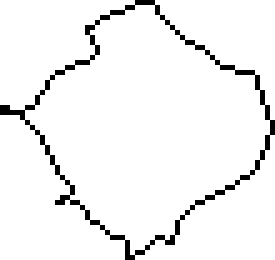
%> input picture data/cuts/amostra101 - 4.bmp, 55 x 52 px (shown 5 times larger); its folder holds only this picture in this run
$ octave --eval "extract_all_features;"   (GNU Octave 9; MATLAB toolbox functions it lacks are replaced by stand-ins)
%> lines starting %> are read from the running program, lines starting %| are printed output that depends on the picture; in (x1, y1, x2, y2) boxes, pixels count from 0 and x2, y2 are one past the last pixel; in counts of white or black regions, pixels touching at a corner belong together; the program's own positions count from 1
### src/feature_extraction/extract_features.m
%Extract features of the damages contours
%   extract_features(feature_type,parameters) extracts and saves features of the damages
%       feature_type -- which feature extraction method will be used
%           options:
%               cn (complex network)
%               fr (fourier)
%               wv (wavelets)
%               zn (zernike moments)
%       parameters -- dic with the parameters needed for the extraction method
%           options:
%               cn : threshoulds of complex network and type of feature to extract from the complex network (k,m,h,e,p)
%               fr : number of descriptors to extract
%               wv : wavelet family, number of wavelets coefficients, percent of the coefficients to consider descriptors
%               zn : degree of the zernike moments
%
%       save the features in folder ../../data/features/
%
%Author:
%   Suellen Almeida <susilvaalmeida@gmail.com>

function extract_features(feature_type,parameters)
%> called with feature_type = 'cn'
    features_folder = '../../data/features/';

    damages_folder = '../../data/cuts/';
    damages_images = dir([damages_folder '*.bmp']);
    N = length(damages_images);

    matrix = [];
    damage_count = 0;
    filename = '';

    for i = 1:N
        img = imread([damages_folder damages_images(i).name]);
%> img is the input picture: size 52x55 uint8; 94.9% white; black in thin lines or dots

        image_index = strsplit(damages_images(i).name);
        image_index = strrep(image_index{1}, 'amostra', '');
        image_index = eval(image_index);

        sample_index = strsplit(damages_images(i).name);
        sample_index = strsplit(sample_index{3},'.');
        sample_index = eval(sample_index{1});

        if(strcmp(feature_type,'cn'))
            metrics = parameters{4};
            smetrics = [];
            if (sum([metrics{:}] == 'K') == 1) smetrics = [smetrics 'k']; end
            if (sum([metrics{:}] == 'M') == 1) smetrics = [smetrics 'm']; end
            if (sum([metrics{:}] == 'E') == 1) smetrics = [smetrics 'e']; end
            if (sum([metrics{:}] == 'H') == 1) smetrics = [smetrics 'h']; end
            if (sum([metrics{:}] == 'P') == 1) smetrics = [smetrics 'p']; end
            filename = sprintf('cn_%s_%03.f_%03.f_%03d',smetrics,100*parameters{1},100*parameters{2},parameters{3});
            descriptors = cn_descriptors(img,[parameters{1},parameters{2},parameters{3}], smetrics);
        elseif(strcmp(feature_type,'fr'))
            filename = sprintf('fr_%03d',parameters{1});
            descriptors = fourier_descriptors(img,parameters{1});
        elseif(strcmp(feature_type,'zn'))
            filename = sprintf('zn_%03d',parameters{1});
            descriptors = zernike_descriptors(img,parameters{1});
        elseif(strcmp(feature_type,'wv'))
            filename = sprintf('wv_%s_%03d_%03.f',parameters{1},parameters{2},parameters{3}*100);
            descriptors = wavelet_descriptors(img,parameters{1},parameters{2},parameters{3});
        end

        target_class = get_label(image_index,sample_index);
        if isempty(target_class)
            continue;
        end
        descriptors = [descriptors image_index sample_index target_class];
        matrix = [matrix; descriptors];

        damage_count = damage_count+1;
    end

    [tmp,scale_factor] = mapminmax(matrix(:,1:end-3)');
    matrix(:,1:end-3) = tmp';

    save ([features_folder filename],'matrix');
    fprintf(1,'\nTotal of analyzed damages: %d\n',damage_count);

end

### src/feature_extraction/cn_descriptors.m
%Extract descriptors (connectivity and joint degree) using complex network of damages contours
%   descriptors = cn_descriptors(damage_img,thresholds,feature_types) extracts connectivity or/and joint degree, modeling the damage contour as a complex network
%       damage_img -- binary image with one damage
%       thresholds -- initial and final thresholds and number of intervals of dynamic evolution
%       feature_type -- features to extract from complex network (individual or group)
%           options:
%               k (connectivity average degree)
%               m (connectivity maximum degree)
%               h (joint degree entropy)
%               e (joint degree energy)
%               p (joint degree average)
%
%Author:
%   Suellen Almeida <susilvaalmeida@gmail.com>

function descriptors = cn_descriptors(damage_img,thresholds,feature_types)
%> called with thresholds = [0.05 0.6 2], feature_types = 'k'
    t0 = thresholds(1); % initial threshould
    tq = thresholds(2); % final threshould
    nts = thresholds(3); % number of intervals

    tinc = (tq-t0) / (nts-1);
    tl = t0 + (0:nts-1) * tinc;

    size_tl = size(tl,2);
    num_features = length(feature_types);
    descriptors = zeros([1 num_features*size_tl]);

    p=0;
    if sum(feature_types == 'k') p=p+1; pos(1) = p; end
    if sum(feature_types == 'm') p=p+1; pos(2) = p; end
    if sum(feature_types == 'e') p=p+1; pos(3) = p; end
    if sum(feature_types == 'h') p=p+1; pos(4) = p; end
    if sum(feature_types == 'p') p=p+1; pos(5) = p; end

    % creating graph edges
    img = im2bw(damage_img);
%> img: size 52x55 logical; 94.9% white; black in thin lines or dots
    [y x] = find(img==0);
%> y = 146 values from 1 to 52; x = 146 values from 1 to 55
    num_vertices = size(x,1);
%> num_vertices = 146
    w = sqrt( (repmat(x',[num_vertices 1])-repmat(x,[1 num_vertices])).^2 + (repmat(y',[num_vertices 1])-repmat(y,[1 num_vertices])).^2 );
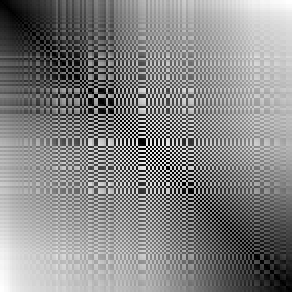
%> w: size 146x146 double (shown 2 times larger); min 0, max 54.23, mean 28.3; drawn with min black and max white
    w = w / max(w(:));

    % dynamic evolution
    for i=1:size_tl
        % edge removing for t(i)
        a = ones(size(w));
        a(w>=tl(i)) = 0;

        % statistics & probabilities
        degree = sum(a);
        ndegree = length(a);

        K = mean(degree/num_vertices); % normalizing the degree to the number of vertices in the graph in order to obtain scale invariance
        M = max(degree/num_vertices);

        mdegree = zeros([ndegree ndegree]);
        [y,x] = find(a==1);
        pm = sub2ind(size(mdegree),degree(y),degree(x));
        pml = unique(pm);
        fpm = histc(pm,1:max(pm));
        mdegree(pml) = fpm(pml);
        mdegree = mdegree / sum(degree);

        % computing metrics
        idx = sub2ind(size(mdegree),degree,degree);
        pkl = mdegree(idx);

        H = -sum(pkl.*log2(pkl+eps));
        E = sum(pkl.^2);
        P = mean(pkl);

        if sum(feature_types == 'k') descriptors(num_features*(i-1)+pos(1)) = K; end
        if sum(feature_types == 'm') descriptors(num_features*(i-1)+pos(2)) = M; end
        if sum(feature_types == 'e') descriptors(num_features*(i-1)+pos(3)) = E; end
        if sum(feature_types == 'h') descriptors(num_features*(i-1)+pos(4)) = H; end
        if sum(feature_types == 'p') descriptors(num_features*(i-1)+pos(5)) = P; end
    end
%> this loop made 2 passes
%> (K, M, H, E, P) on passes 1 to 2: (0.0331, 0.0548, 59.06, 16.49, 0.281), (0.524, 0.623, 2.81, 0.00142, 0.00233)
%> pass 2, in cn_descriptors, `mdegree = mdegree / sum(degree);`:
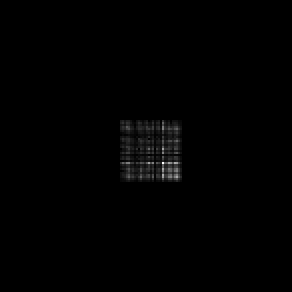
%> mdegree: size 146x146 double (shown 2 times larger); min 0, max 0.00788, mean 4.69e-05; drawn with min black and max white
%> after the loop:
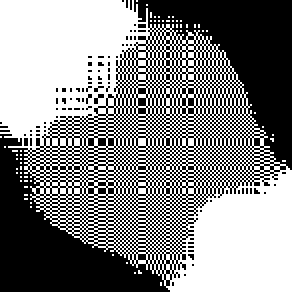
%> a: size 146x146 double (shown 2 times larger); values 0 (black) and 1 (white), 52.4% white; 87 black regions (86 under 20 px), largest, box (x1, y1, x2, y2) and area: (0, 0, 146, 146) 9922
%> after the loop, descriptors = [0.0331 0.524]
end

### src/feature_extraction/get_label.m
%Get the label that the damage represents
%   label = get_label(img,damage) returns the class that the damage represents
%       img -- index of img
%       damage -- index of the damage of image img
%
%Authors:
%   Suellen Almeida <susilvaalmeida@gmail.com>

function label = get_label(img,damage)
%> the run ends on the next line
    labels = csvread('../../data/img_sample_class.dat');
    [row,col] = find(labels(:,1)==img&labels(:,2)==damage);
    label = labels(row,3);
end

### src/feature_extraction/extract_all_features.m
%Extract features of the damages contours
%   extract_all_features() extracts and saves all features of the damages
%       feature_type -- which feature extraction method will be used
%           options:
%               cn (complex network)
%               fr (fourier)
%               wv (wavelets)
%               zn (zernike moments)
%       parameters -- dic with the parameters needed for the extraction method
%           options:
%               cn : threshoulds of complex network and type of feature to extract from the complex network (k,m,h,e,p)
%               fr : number of descriptors to extract
%               wv : wavelet family, number of wavelets coefficients, percent of the coefficients to consider descriptors
%               zn : degree of the zernike moments
%
%       save the features in folder ../../data/features/
%
%Author:
%   Suellen Almeida <susilvaalmeida@gmail.com>

function extract_all_features()
    features_folder = '../../data/features/';
    mkdir(features_folder);

    % complex network
    t0 = [0.05,0.10,0.15,0.20];
    tq = [0.60,0.80,0.90,0.95];
    nts = [2,3,5,10,20,30];
    metrics = {{'K'},{'M'},{'E'},{'H'},{'P'}, ...
                {'K','M'},{'K','E'},{'K','H'},{'K','P'},{'M','E'},{'M','H'},{'M','P'},{'E','H'},{'E','P'},{'H','P'}, ...
                {'K','M','E'},{'K','M','H'},{'K','M','P'},{'K','E','H'},{'K','E','P'},{'K','H','P'},{'M','E','H'},{'M','E','P'},{'M','H','P'},{'E','H','P'}, ...
                {'K','M','H','P'},{'K','M','E','P'},{'K','M','H','P'},{'K','E','H','P'},{'M','E','H','P'}, ...
                {'K','M','E','H','P'}};

    it = 0;
    for i=1:length(t0)
        for j=1:length(tq)
            for k=1:length(nts)
                for l=1:length(metrics)
                    f_type = metrics{l};
                    it=it+1;
                    fprintf(1,'%03d - ',it);fprintf(1,'%s %5.3f %5.3f %2d - ',[f_type{:}],t0(i),tq(j),nts(k));fprintf(1,'%s ',datetime('now'));fprintf(1,'\n');
                    extract_features('cn',{t0(i),tq(j),nts(k),f_type});
                end
            end
        end
    end

    % fourier
    fourier_num = [2,3,5,10,15,20,25,30,40,50];
    it = 0;
    for i=1:length(fourier_num)
        it=it+1;
        fprintf(1,'%03d - ',it);fprintf(1,'fr %03d - ',fourier_num(i));fprintf(1,'%s ',datetime('now'));fprintf(1,'\n');
        extract_features('fr',{fourier_num(i)});
    end

    % wavelet
    wavelet_family = {{'haar'},{'db2'},{'db3'}};
    n_coefficients = [10,20,30,40,50];
    percent = [0.10,0.25,0.50,0.75,0.90,1];
    it = 0;
    for i=1:length(wavelet_family)
        family = wavelet_family{i};
        for j=1:length(n_coefficients)
            for k=1:length(percent)
                it=it+1;
                fprintf(1,'%03d - ',it);fprintf(1,'wv %s %03d %03.f - ',[family{:}],n_coefficients(j),100*percent(k));fprintf(1,'%s ',datetime('now'));fprintf(1,'\n');
                extract_features('wv',{[family{:}],n_coefficients(j),percent(k)});
        end
    end

    % zernike
    zernike_degree = [1,2,3,4,5,6,7,8,9,10,11,12,13,14,15,16,17,18];
    it = 0;
    for i=1:length(zernike_degree)
        it=it+1;
        fprintf(1,'%03d - ',it);fprintf(1,'zn %03d - ',zernike_degree(i));fprintf(1,'%s ',datetime('now'));fprintf(1,'\n');
        extract_features('zn',{zernike_degree(i)});
    end


end

$ run again, on data/cuts/amostra112 - 14.bmp
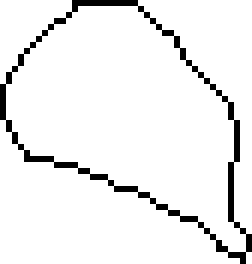
%> input picture data/cuts/amostra112 - 14.bmp, 42 x 44 px (shown 6 times larger)
%> in extract_features, img is the input picture: size 44x42 uint8; 93.6% white; black in thin lines or dots
%> img: size 44x42 logical; 93.6% white; black in thin lines or dots
%> y = 118 values from 1 to 44; x = 118 values from 1 to 42
%> num_vertices = 118
%> in cn_descriptors, `w = sqrt( (repmat(x',[num_vertices 1])-repmat(x,[1 num_vertices])).^2 ..`:
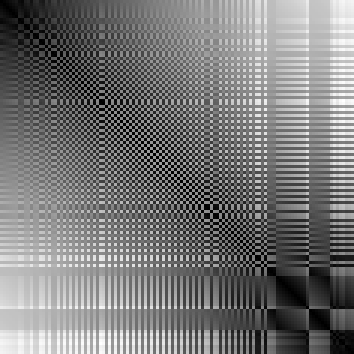
%> w: size 118x118 double (shown 3 times larger); min 0, max 51.31, mean 24.1; drawn with min black and max white
%> the loop in cn_descriptors, `for i=1:size_tl` made 2 passes
%> (K, M, pml, H, E, P) on pass 1: (0.0392, 0.0508, [239 240 357 358 359 360 476 477 478 594 595 596], 47.33, 22.53, 0.372)
%> after the loop in cn_descriptors, `for i=1:size_tl`:
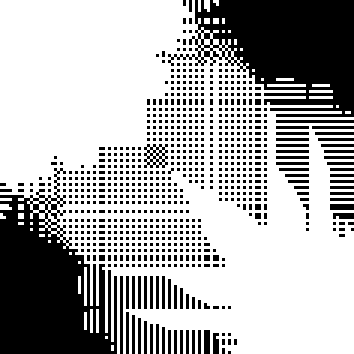
%> a: size 118x118 double (shown 3 times larger); values 0 (black) and 1 (white), 68.2% white; 784 black regions (779 under 20 px), largest, box (x1, y1, x2, y2) and area: (56, 0, 118, 39) 1474, (0, 56, 39, 118) 1474, (48, 48, 56, 56) 32, (92, 40, 118, 41) 26, (40, 92, 41, 118) 26
%> after the loop in cn_descriptors, `for i=1:size_tl`: descriptors = [0.0392 0.682]

$ run again, on data/cuts/amostra112 - 19.bmp
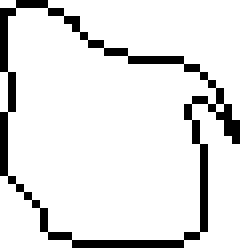
%> input picture data/cuts/amostra112 - 19.bmp, 30 x 31 px (shown 8 times larger)
%> in extract_features, img is the input picture: size 31x30 uint8; 88.9% white; black in thin lines or dots
%> img: size 31x30 logical; 88.9% white; black in thin lines or dots
%> y = 103 values from 1 to 31; x = 103 values from 1 to 30
%> num_vertices = 103
%> in cn_descriptors, `w = sqrt( (repmat(x',[num_vertices 1])-repmat(x,[1 num_vertices])).^2 ..`:
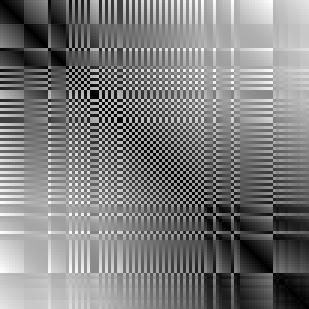
%> w: size 103x103 double (shown 3 times larger); min 0, max 36.88, mean 18; drawn with min black and max white
%> the loop in cn_descriptors, `for i=1:size_tl` made 2 passes
%> (K, M, pml, H, E, P) on pass 1: (0.031, 0.0583, [209 210 211 312 313 314 415 416 417 418 520 521], 27.22, 55.37, 0.691)
%> after the loop in cn_descriptors, `for i=1:size_tl`:
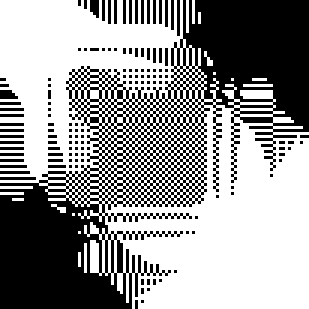
%> a: size 103x103 double (shown 3 times larger); values 0 (black) and 1 (white), 59.1% white; 131 black regions (130 under 20 px), largest, box (x1, y1, x2, y2) and area: (0, 0, 103, 103) 3920
%> after the loop in cn_descriptors, `for i=1:size_tl`: descriptors = [0.031 0.591]

$ run again, on data/cuts/amostra112 - 22.bmp
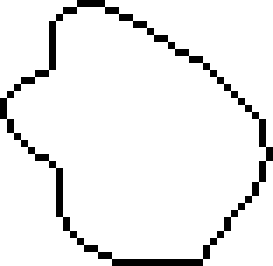
%> input picture data/cuts/amostra112 - 22.bmp, 39 x 38 px (shown 7 times larger)
%> in extract_features, img is the input picture: size 38x39 uint8; 93.2% white; black in thin lines or dots
%> img: size 38x39 logical; 93.2% white; black in thin lines or dots
%> y = 101 values from 1 to 38; x = 101 values from 1 to 39
%> num_vertices = 101
%> in cn_descriptors, `w = sqrt( (repmat(x',[num_vertices 1])-repmat(x,[1 num_vertices])).^2 ..`:
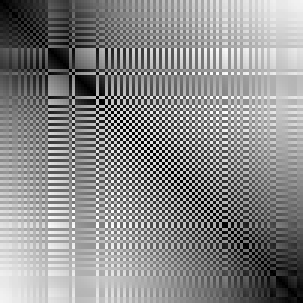
%> w: size 101x101 double (shown 3 times larger); min 0, max 40.72, mean 22; drawn with min black and max white
%> the loop in cn_descriptors, `for i=1:size_tl` made 2 passes
%> (K, M, pml, H, E, P) on pass 1: (0.035, 0.0495, [205 206 306 307 308 408 409], 48.45, 14.79, 0.353)
%> after the loop in cn_descriptors, `for i=1:size_tl`:
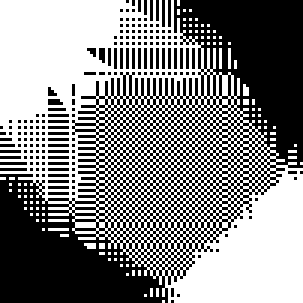
%> a: size 101x101 double (shown 3 times larger); values 0 (black) and 1 (white), 52.2% white; 183 black regions (182 under 20 px), largest, box (x1, y1, x2, y2) and area: (0, 0, 101, 101) 4404
%> after the loop in cn_descriptors, `for i=1:size_tl`: descriptors = [0.035 0.522]

$ run again, on data/cuts/amostra106 - 8.bmp
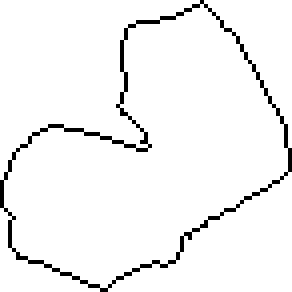
%> input picture data/cuts/amostra106 - 8.bmp, 73 x 73 px (shown 4 times larger)
%> in extract_features, img is the input picture: size 73x73 uint8; 95.7% white; black in thin lines or dots
%> img: size 73x73 logical; 95.7% white; black in thin lines or dots
%> y = 228 values from 1 to 73
%> num_vertices = 228
%> the loop in cn_descriptors, `for i=1:size_tl` made 2 passes
%> (K, M, H, E, P) on passes 1 to 2: (0.0313, 0.0482, 71.57, 89.18, 0.563), (0.682, 1, 3.52, 0.00786, 0.00233)
%> pass 1, in cn_descriptors, `mdegree = mdegree / sum(degree);`:
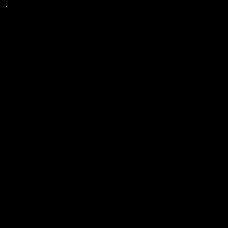
%> mdegree: size 228x228 double; min 0, max 0.702, mean 1.92e-05
%> after the loop in cn_descriptors, `for i=1:size_tl`:
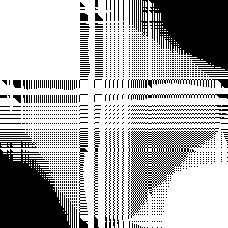
%> a: size 228x228 double; values 0 (black) and 1 (white), 68.2% white; 1627 black regions (1580 under 20 px), largest, box (x1, y1, x2, y2) and area: (149, 0, 228, 71) 4181, (0, 149, 71, 228) 4181, (131, 131, 218, 218) 1788
%> after the loop in cn_descriptors, `for i=1:size_tl`: descriptors = [0.0313 0.682]
